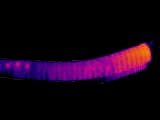
#> input picture mask/grabcut/421802.jpg, 160 x 120 px, found by its file name
$ python test.py
#> lines starting #> are read from the running program, lines starting #| are printed output that depends on the picture; after the words box and inside, x2 and y2 are one past the last pixel; in counts of white or black regions, pixels touching at a corner belong together
import numpy as np
import cv2
import matplotlib.pyplot as plt
import matplotlib.patches as patches

image = cv2.imread('/home/yr/热成像数据_存档_排烟管/2023_02_20_1630_pyg/rainbow/421802.jpg')
#> image is the input picture: shape (120, 160, 3); mean B, G, R 19.2, 2.7, 20.4

cv2.namedWindow("result",cv2.WINDOW_NORMAL | cv2.WINDOW_KEEPRATIO)
cv2.rectangle(image,(3,58),(12,78),(0,255,255),1)
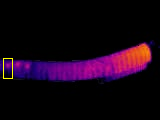
#> image: shape (120, 160, 3); 0.3% of pixels changed, all inside (x1, y1, x2, y2) = (3, 58, 13, 79)
cv2.rectangle(image,(12,59),(23,79),(0,255,255),1)
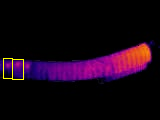
#> image: shape (120, 160, 3); 0.22% of pixels changed, all inside (x1, y1, x2, y2) = (12, 59, 24, 80)
cv2.rectangle(image,(23,60),(32,80),(0,255,255),1)
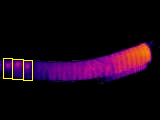
#> image: shape (120, 160, 3); 0.2% of pixels changed, all inside (x1, y1, x2, y2) = (23, 60, 33, 81)
cv2.imshow("result",image)
cv2.waitKey()
